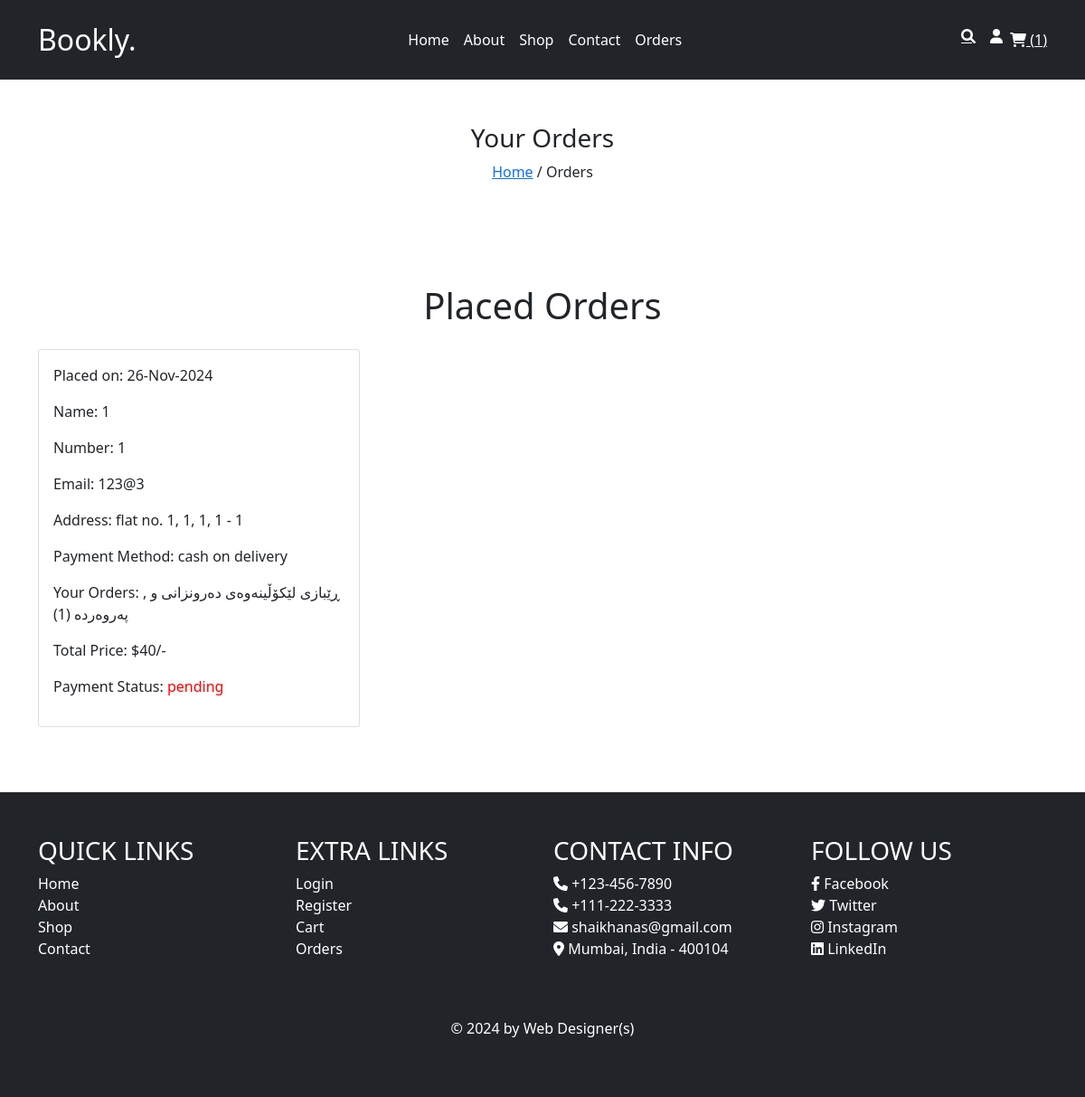
Screenshot of /orders.php (signed in) with the database file from the repository.
### tables this page shows
CREATE TABLE `orders` (
  `id` int(100) NOT NULL,
  `user_id` int(100) NOT NULL,
  `name` varchar(100) NOT NULL,
  `number` varchar(12) NOT NULL,
  `email` varchar(100) NOT NULL,
  `method` varchar(50) NOT NULL,
  `address` varchar(500) NOT NULL,
  `total_products` varchar(1000) NOT NULL,
  `total_price` int(100) NOT NULL,
  `placed_on` varchar(50) NOT NULL,
  `payment_status` varchar(20) NOT NULL DEFAULT 'pending'
);

### orders.php (the view, shortened to what this page needs)
<?php
include 'header.php';
$user_id = isset($_SESSION['user_id']) ? $_SESSION['user_id'] : null;
include 'nav.php'; ?>
<div class="heading text-center py-5">
    <h3>Your Orders</h3>
    <p><a href="index.php">Home</a> / Orders</p>
</div>
<section class="placed-orders py-5">
    <div class="container">
        <h1 class="title text-center mb-4">Placed Orders</h1>
        <div class="row">
            <?php
            $order_query = mysqli_query($conn, "SELECT * FROM `orders` WHERE user_id = '$user_id'") or die('query failed');
            if (mysqli_num_rows($order_query) > 0) {
                while ($fetch_orders = mysqli_fetch_assoc($order_query)) {
            ?>
                    <div class="col-md-4 mb-4">
                        <div class="card">
                            <div class="card-body">
                                <p>Placed on: <span><?php echo $fetch_orders['placed_on']; ?></span></p>
                                <p>Name: <span><?php echo $fetch_orders['name']; ?></span></p>
                                <p>Number: <span><?php echo $fetch_orders['number']; ?></span></p>
                                <p>Email: <span><?php echo $fetch_orders['email']; ?></span></p>
                                <p>Address: <span><?php echo $fetch_orders['address']; ?></span></p>
                                <p>Payment Method: <span><?php echo $fetch_orders['method']; ?></span></p>
                                <p>Your Orders: <span><?php echo $fetch_orders['total_products']; ?></span></p>
                                <p>Total Price: <span>$<?php echo $fetch_orders['total_price']; ?>/-</span></p>
                                <p>Payment Status:
                                    <span style="color:<?php if ($fetch_orders['payment_status'] == 'pending') {
                                                            echo 'red';
                                                        } else {
                                                            echo 'green';
                                                        } ?>;">
                                        <?php echo $fetch_orders['payment_status']; ?>
                                    </span>
                                </p>
                            </div>
                        </div>
                    </div>
            <?php
                }
            } else {
                echo '<p class="empty text-center">No orders placed yet!</p>';
            }
            ?>
        </div>
    </div>
</section>
<?php include 'footer.php'; ?>

### rows the page displays
orders: placed_on "26-Nov-2024", name "1", number "1", email "123@3", address "flat no. 1, 1, 1, 1 - 1", method "cash on delivery", total_products ", ڕێبازی لێکۆڵینەوەی دەرونزانی و پەروەردە (1)", total_price "40", payment_status "pending"

### other values shown
$cart_rows_number "1"
